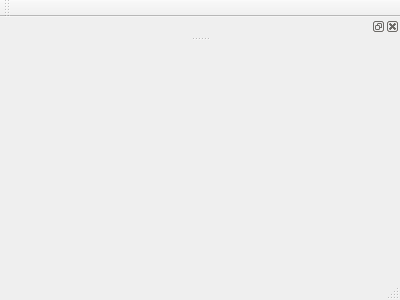
<?xml version="1.0" encoding="UTF-8"?>
<ui version="4.0">
 <class>MainWindow</class>
 <widget class="QMainWindow" name="MainWindow">
  <property name="geometry">
   <rect>
    <x>0</x>
    <y>0</y>
    <width>400</width>
    <height>300</height>
   </rect>
  </property>
  <property name="windowTitle">
   <string>MainWindow</string>
  </property>
  <widget class="QWidget" name="centralWidget"/>
  <widget class="QMenuBar" name="menuBar">
   <property name="geometry">
    <rect>
     <x>0</x>
     <y>0</y>
     <width>400</width>
     <height>22</height>
    </rect>
   </property>
  </widget>
  <widget class="QToolBar" name="mainToolBar">
   <attribute name="toolBarArea">
    <enum>TopToolBarArea</enum>
   </attribute>
   <attribute name="toolBarBreak">
    <bool>false</bool>
   </attribute>
  </widget>
  <widget class="QStatusBar" name="statusBar"/>
  <widget class="QDockWidget" name="test">
   <attribute name="dockWidgetArea">
    <number>4</number>
   </attribute>
   <widget class="QWidget" name="dockWidgetContents_2"/>
  </widget>
 </widget>
 <layoutdefault spacing="6" margin="11"/>
 <resources/>
 <connections/>
</ui>
